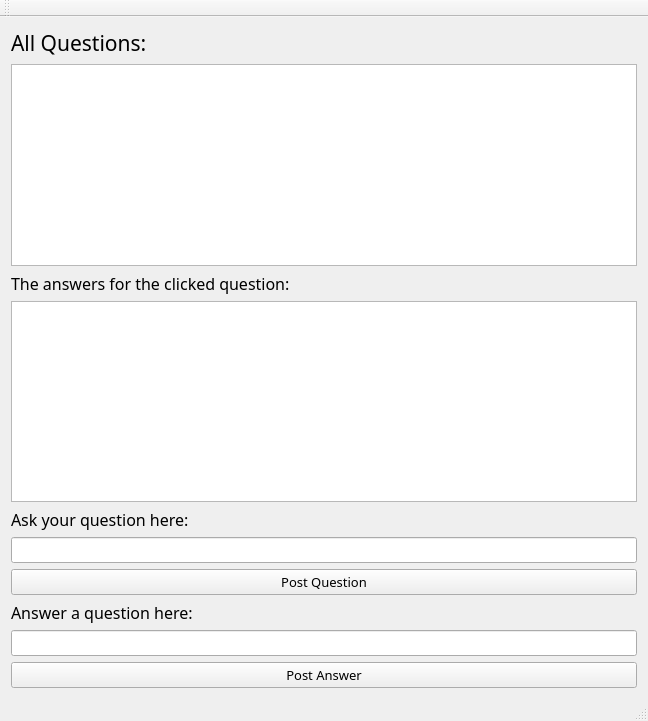
<?xml version="1.0" encoding="UTF-8"?>
<ui version="4.0">
 <class>QnAClass</class>
 <widget class="QMainWindow" name="QnAClass">
  <property name="geometry">
   <rect>
    <x>0</x>
    <y>0</y>
    <width>648</width>
    <height>721</height>
   </rect>
  </property>
  <property name="font">
   <font>
    <family>Segoe UI Historic</family>
    <pointsize>9</pointsize>
   </font>
  </property>
  <property name="windowTitle">
   <string>QnA</string>
  </property>
  <widget class="QWidget" name="centralWidget">
   <layout class="QVBoxLayout" name="verticalLayout">
    <item>
     <widget class="QLabel" name="label">
      <property name="font">
       <font>
        <family>Curlz MT</family>
        <pointsize>16</pointsize>
       </font>
      </property>
      <property name="text">
       <string>All Questions:</string>
      </property>
     </widget>
    </item>
    <item>
     <widget class="QListWidget" name="listQuestions">
      <property name="font">
       <font>
        <family>Segoe UI Semilight</family>
        <pointsize>10</pointsize>
       </font>
      </property>
     </widget>
    </item>
    <item>
     <widget class="QLabel" name="label_4">
      <property name="font">
       <font>
        <family>Curlz MT</family>
        <pointsize>12</pointsize>
       </font>
      </property>
      <property name="text">
       <string>The answers for the clicked question:</string>
      </property>
     </widget>
    </item>
    <item>
     <widget class="QListWidget" name="answersList">
      <property name="font">
       <font>
        <family>Segoe MDL2 Assets</family>
        <pointsize>10</pointsize>
       </font>
      </property>
     </widget>
    </item>
    <item>
     <widget class="QLabel" name="label_2">
      <property name="font">
       <font>
        <family>Curlz MT</family>
        <pointsize>12</pointsize>
       </font>
      </property>
      <property name="text">
       <string>Ask your question here:</string>
      </property>
     </widget>
    </item>
    <item>
     <widget class="QLineEdit" name="addQ_lineEdit">
      <property name="font">
       <font>
        <family>Segoe UI Semilight</family>
        <pointsize>10</pointsize>
       </font>
      </property>
     </widget>
    </item>
    <item>
     <widget class="QPushButton" name="questionButton">
      <property name="font">
       <font>
        <family>Segoe MDL2 Assets</family>
        <pointsize>10</pointsize>
       </font>
      </property>
      <property name="text">
       <string>Post Question</string>
      </property>
     </widget>
    </item>
    <item>
     <widget class="QLabel" name="label_3">
      <property name="font">
       <font>
        <family>Curlz MT</family>
        <pointsize>12</pointsize>
       </font>
      </property>
      <property name="text">
       <string>Answer a question here:</string>
      </property>
     </widget>
    </item>
    <item>
     <widget class="QLineEdit" name="lineEdit">
      <property name="font">
       <font>
        <family>Segoe UI Semilight</family>
        <pointsize>10</pointsize>
       </font>
      </property>
     </widget>
    </item>
    <item>
     <widget class="QPushButton" name="answerButton">
      <property name="font">
       <font>
        <family>Segoe MDL2 Assets</family>
        <pointsize>10</pointsize>
       </font>
      </property>
      <property name="text">
       <string>Post Answer</string>
      </property>
     </widget>
    </item>
   </layout>
  </widget>
  <widget class="QMenuBar" name="menuBar">
   <property name="geometry">
    <rect>
     <x>0</x>
     <y>0</y>
     <width>648</width>
     <height>26</height>
    </rect>
   </property>
  </widget>
  <widget class="QToolBar" name="mainToolBar">
   <property name="font">
    <font>
     <family>Old English Text MT</family>
     <pointsize>12</pointsize>
    </font>
   </property>
   <attribute name="toolBarArea">
    <enum>TopToolBarArea</enum>
   </attribute>
   <attribute name="toolBarBreak">
    <bool>false</bool>
   </attribute>
  </widget>
  <widget class="QStatusBar" name="statusBar"/>
 </widget>
 <layoutdefault spacing="6" margin="11"/>
 <resources>
  <include location="QnA.qrc"/>
 </resources>
 <connections/>
</ui>
